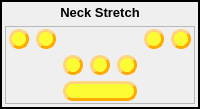
              <widget class="QFrame" name="frame_38">
               <property name="frameShape">
                <enum>QFrame::WinPanel</enum>
               </property>
               <property name="frameShadow">
                <enum>QFrame::Plain</enum>
               </property>
               <layout class="QGridLayout" name="gridLayout_40">
                <property name="leftMargin">
                 <number>3</number>
                </property>
                <property name="topMargin">
                 <number>3</number>
                </property>
                <property name="rightMargin">
                 <number>3</number>
                </property>
                <property name="bottomMargin">
                 <number>3</number>
                </property>
                <item row="0" column="0">
                 <widget class="QLabel" name="label_10">
                  <property name="font">
                   <font>
                    <pointsize>10</pointsize>
                    <weight>75</weight>
                    <bold>true</bold>
                   </font>
                  </property>
                  <property name="text">
                   <string>Neck Stretch</string>
                  </property>
                  <property name="alignment">
                   <set>Qt::AlignCenter</set>
                  </property>
                 </widget>
                </item>
                <item row="1" column="0">
                 <widget class="QFrame" name="frame_39">
                  <property name="frameShape">
                   <enum>QFrame::StyledPanel</enum>
                  </property>
                  <property name="frameShadow">
                   <enum>QFrame::Plain</enum>
                  </property>
                  <layout class="QGridLayout" name="gridLayout_45">
                   <property name="leftMargin">
                    <number>2</number>
                   </property>
                   <property name="topMargin">
                    <number>2</number>
                   </property>
                   <property name="rightMargin">
                    <number>2</number>
                   </property>
                   <property name="bottomMargin">
                    <number>2</number>
                   </property>
                   <item row="0" column="0">
                    <widget class="QPushButton" name="CTRL_R_neck_mastoidContract">
                     <property name="minimumSize">
                      <size>
                       <width>20</width>
                       <height>20</height>
                      </size>
                     </property>
                     <property name="maximumSize">
                      <size>
                       <width>20</width>
                       <height>20</height>
                      </size>
                     </property>
                     <property name="styleSheet">
                      <string notr="true">QPushButton{
background-color: rgba(255, 255, 0, 200);
border-style: outset;
border-width: 3px;
border-radius: 10px;
border-color: rgb(255, 170, 0);
}
QPushButton:hover{
background-color:rgba(0,0,200,60); 
color: black;}
QPushButton:checked{
background-color: rgba(0,255, 0 ,200);
border-style: inset; }

</string>
                     </property>
                     <property name="text">
                      <string/>
                     </property>
                    </widget>
                   </item>
                   <item row="0" column="1">
                    <widget class="QPushButton" name="CTRL_R_neck_stretch">
                     <property name="minimumSize">
                      <size>
                       <width>20</width>
                       <height>20</height>
                      </size>
                     </property>
                     <property name="maximumSize">
                      <size>
                       <width>20</width>
                       <height>20</height>
                      </size>
                     </property>
                     <property name="styleSheet">
                      <string notr="true">QPushButton{
background-color: rgba(255, 255, 0, 200);
border-style: outset;
border-width: 3px;
border-radius: 10px;
border-color: rgb(255, 170, 0);
}
QPushButton:hover{
background-color:rgba(0,0,200,60); 
color: black;}
QPushButton:checked{
background-color: rgba(0,255, 0 ,200);
border-style: inset; }

</string>
                     </property>
                     <property name="text">
                      <string/>
                     </property>
                    </widget>
                   </item>
                   <item row="0" column="5">
                    <widget class="QPushButton" name="CTRL_L_neck_stretch">
                     <property name="minimumSize">
                      <size>
                       <width>20</width>
                       <height>20</height>
                      </size>
                     </property>
                     <property name="maximumSize">
                      <size>
                       <width>20</width>
                       <height>20</height>
                      </size>
                     </property>
                     <property name="styleSheet">
                      <string notr="true">QPushButton{
background-color: rgba(255, 255, 0, 200);
border-style: outset;
border-width: 3px;
border-radius: 10px;
border-color: rgb(255, 170, 0);
}
QPushButton:hover{
background-color:rgba(0,0,200,60); 
color: black;}
QPushButton:checked{
background-color: rgba(0,255, 0 ,200);
border-style: inset; }

</string>
                     </property>
                     <property name="text">
                      <string/>
                     </property>
                    </widget>
                   </item>
                   <item row="0" column="6">
                    <widget class="QPushButton" name="CTRL_L_neck_mastoidContract">
                     <property name="minimumSize">
                      <size>
                       <width>20</width>
                       <height>20</height>
                      </size>
                     </property>
                     <property name="maximumSize">
                      <size>
                       <width>20</width>
                       <height>20</height>
                      </size>
                     </property>
                     <property name="styleSheet">
                      <string notr="true">QPushButton{
background-color: rgba(255, 255, 0, 200);
border-style: outset;
border-width: 3px;
border-radius: 10px;
border-color: rgb(255, 170, 0);
}
QPushButton:hover{
background-color:rgba(0,0,200,60); 
color: black;}
QPushButton:checked{
background-color: rgba(0,255, 0 ,200);
border-style: inset; }

</string>
                     </property>
                     <property name="text">
                      <string/>
                     </property>
                    </widget>
                   </item>
                   <item row="1" column="2">
                    <widget class="QPushButton" name="CTRL_neck_throatExhaleInhale">
                     <property name="minimumSize">
                      <size>
                       <width>20</width>
                       <height>20</height>
                      </size>
                     </property>
                     <property name="maximumSize">
                      <size>
                       <width>20</width>
                       <height>20</height>
                      </size>
                     </property>
                     <property name="styleSheet">
                      <string notr="true">QPushButton{
background-color: rgba(255, 255, 0, 200);
border-style: outset;
border-width: 3px;
border-radius: 10px;
border-color: rgb(255, 170, 0);
}
QPushButton:hover{
background-color:rgba(0,0,200,60); 
color: black;}
QPushButton:checked{
background-color: rgba(0,255, 0 ,200);
border-style: inset; }

</string>
                     </property>
                     <property name="text">
                      <string/>
                     </property>
                    </widget>
                   </item>
                   <item row="1" column="3">
                    <widget class="QPushButton" name="CTRL_neck_digastricUpDown">
                     <property name="minimumSize">
                      <size>
                       <width>20</width>
                       <height>20</height>
                      </size>
                     </property>
                     <property name="maximumSize">
                      <size>
                       <width>20</width>
                       <height>20</height>
                      </size>
                     </property>
                     <property name="styleSheet">
                      <string notr="true">QPushButton{
background-color: rgba(255, 255, 0, 200);
border-style: outset;
border-width: 3px;
border-radius: 10px;
border-color: rgb(255, 170, 0);
}
QPushButton:hover{
background-color:rgba(0,0,200,60); 
color: black;}
QPushButton:checked{
background-color: rgba(0,255, 0 ,200);
border-style: inset; }

</string>
                     </property>
                     <property name="text">
                      <string/>
                     </property>
                    </widget>
                   </item>
                   <item row="1" column="4">
                    <widget class="QPushButton" name="CTRL_neck_throatUpDown">
                     <property name="minimumSize">
                      <size>
                       <width>20</width>
                       <height>20</height>
                      </size>
                     </property>
                     <property name="maximumSize">
                      <size>
                       <width>20</width>
                       <height>20</height>
                      </size>
                     </property>
                     <property name="styleSheet">
                      <string notr="true">QPushButton{
background-color: rgba(255, 255, 0, 200);
border-style: outset;
border-width: 3px;
border-radius: 10px;
border-color: rgb(255, 170, 0);
}
QPushButton:hover{
background-color:rgba(0,0,200,60); 
color: black;}
QPushButton:checked{
background-color: rgba(0,255, 0 ,200);
border-style: inset; }

</string>
                     </property>
                     <property name="text">
                      <string/>
                     </property>
                    </widget>
                   </item>
                   <item row="2" column="2" colspan="3">
                    <widget class="QPushButton" name="CTRL_C_neck_swallow">
                     <property name="minimumSize">
                      <size>
                       <width>20</width>
                       <height>20</height>
                      </size>
                     </property>
                     <property name="styleSheet">
                      <string notr="true">QPushButton{
background-color: rgba(255, 255, 0, 200);
border-style: outset;
border-width: 3px;
border-radius: 10px;
border-color: rgb(255, 170, 0);
}
QPushButton:hover{
background-color:rgba(0,0,200,60); 
color: black;}
QPushButton:checked{
background-color: rgba(0,255, 0 ,200);
border-style: inset; }

</string>
                     </property>
                     <property name="text">
                      <string/>
                     </property>
                    </widget>
                   </item>
                  </layout>
                 </widget>
                </item>
               </layout>
              </widget>
